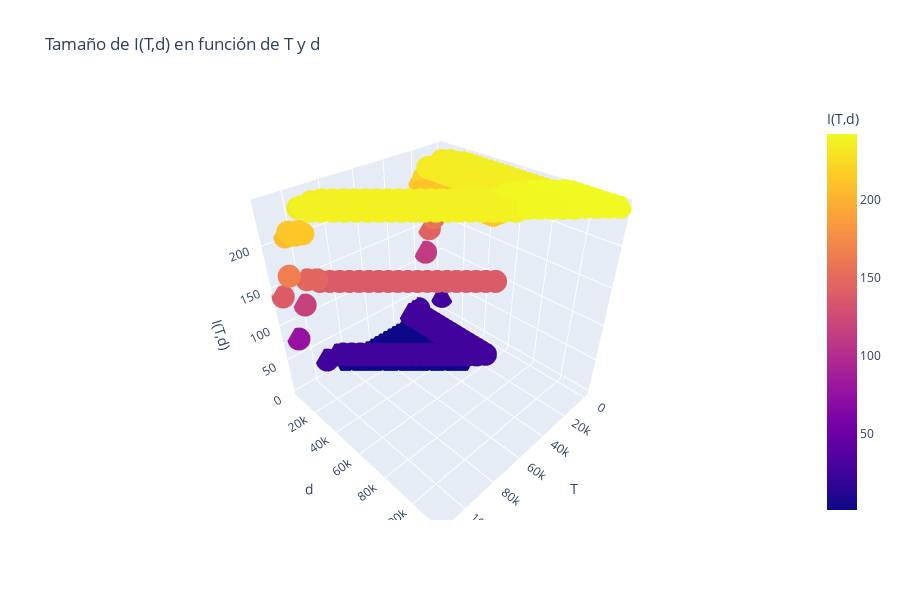

This figure's notebook cell:
### Markdown cell above
### Grafico del Tamaño de I(T,d) en función de T y d

Ambos Graficos son interactivos por lo que se pueden mover con el cursor los distintos ejes y ver los valores de I(T,d) en cada punto.

### Code cell
fig = px.scatter_3d(df_sim, x='T', y='d', z='I(T,d)', height=600, title='Tamaño de I(T,d) en función de T y d', color="I(T,d)")
fig.show()

### Figure 1 — Plotly figure (JSON) as saved in the notebook; plotly's stock layout.template omitted (floating-point values rounded to 4 significant figures; data arrays with more than 128 entries replaced by an {"elided": "..."} marker saying what was removed)
{"data": [{"hovertemplate": "T=%{x}<br>d=%{y}<br>I(T,d)=%{marker.color}<extra></extra>", "legendgroup": "", "marker": {"color": {"elided": "528 int values"}, "coloraxis": "coloraxis", "symbol": "circle"}, "mode": "markers", "name": "", "scene": "scene", "showlegend": false, "type": "scatter3d", "x": {"elided": "528 int values"}, "y": {"elided": "528 int values"}, "z": {"elided": "528 int values"}}], "layout": {"coloraxis": {"colorbar": {"title": {"text": "I(T,d)"}}, "colorscale": [[0, "#0d0887"], [0.1111, "#46039f"], [0.2222, "#7201a8"], [0.3333, "#9c179e"], [0.4444, "#bd3786"], [0.5556, "#d8576b"], [0.6667, "#ed7953"], [0.7778, "#fb9f3a"], [0.8889, "#fdca26"], [1, "#f0f921"]]}, "height": 600, "legend": {"tracegroupgap": 0}, "scene": {"domain": {"x": [0, 1], "y": [0, 1]}, "xaxis": {"title": {"text": "T"}}, "yaxis": {"title": {"text": "d"}}, "zaxis": {"title": {"text": "I(T,d)"}}}, "title": {"text": "Tamaño de I(T,d) en función de T y d"}}}
